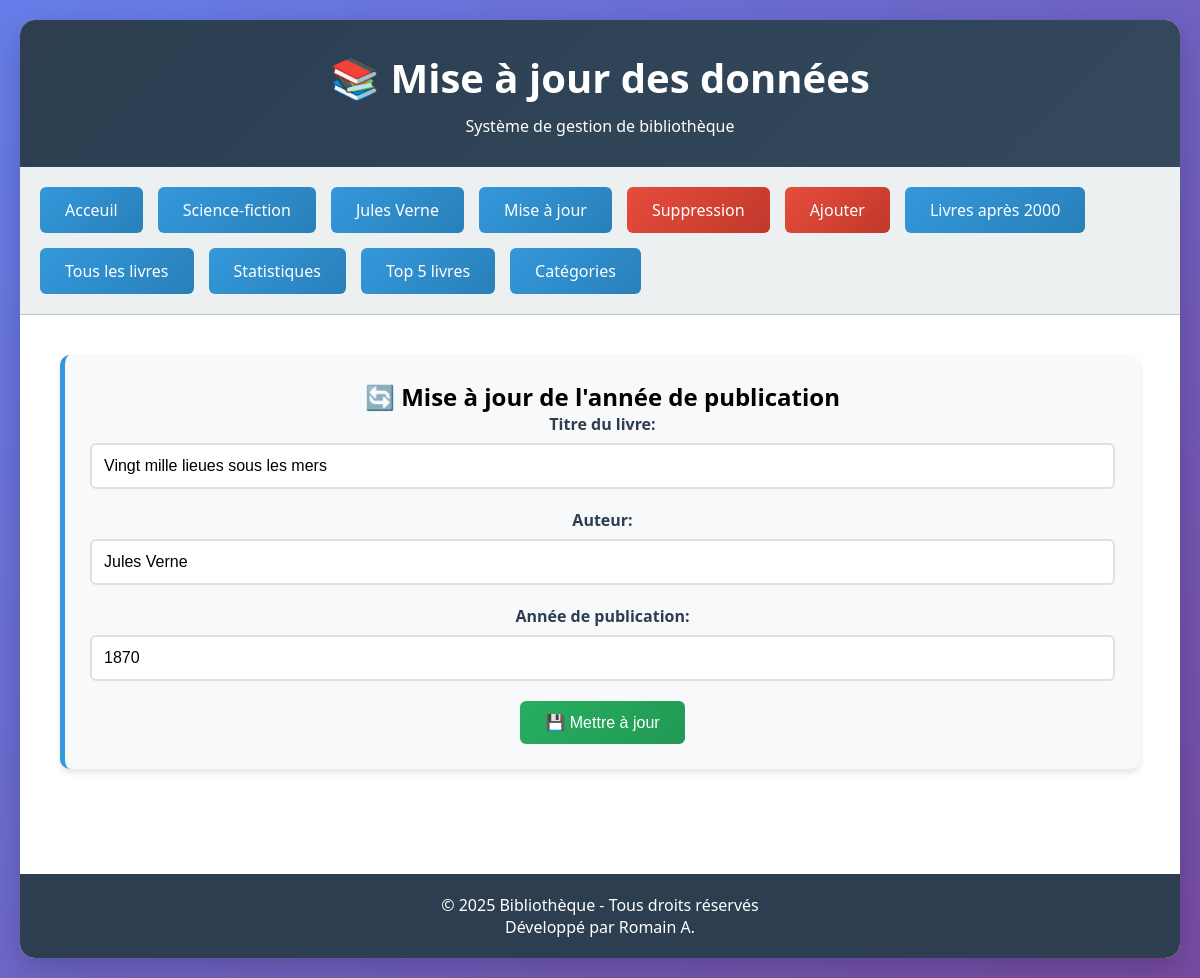
Page /update_livre.php on the earlier database version.
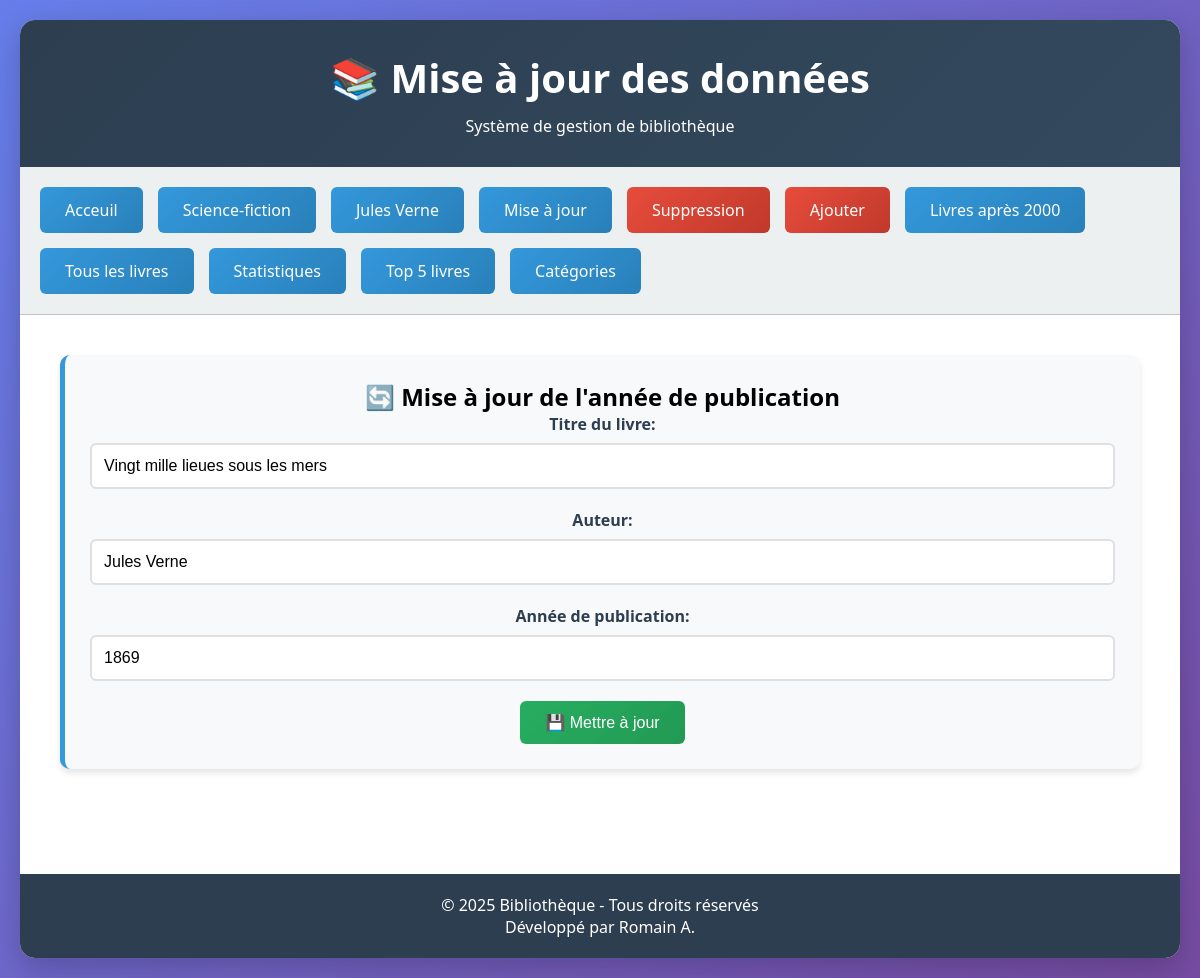
Same page on the later database version.
### tables this page shows
CREATE TABLE `livres` (
  `id` int(11) NOT NULL,
  `titre` varchar(255) NOT NULL,
  `auteur` varchar(255) NOT NULL,
  `annee_publication` int(11) DEFAULT NULL,
  `categorie` varchar(50) DEFAULT NULL,
  `image` varchar(50) DEFAULT NULL
);

### update_livre.php (the view, shortened to what this page needs)
<?php
require_once 'config.php';
$title = "Mise à jour des données";
echo getHeader($title);
echo getNavigation();
try {
    $conn = getConnection();
    $sql = "SELECT * FROM livres WHERE titre = 'Vingt mille lieues sous les mers'";
    $stmt = $conn->prepare($sql);
    $stmt->execute();
    $livre = $stmt->fetch(PDO::FETCH_ASSOC);
    echo '<div class="content">';
    echo '<div class="card">';
    echo '<h2>🔄 Mise à jour de l\'année de publication</h2>';
    if ($livre) {
        echo '<form method="POST">';
        echo '<div class="form-group">';
        echo '<label>Titre du livre:</label>';
        echo '<input type="text" value="' . htmlspecialchars($livre['titre']) . '" readonly>';
        echo '</div>';
        echo '<div class="form-group">';
        echo '<label>Auteur:</label>';
        echo '<input type="text" value="' . htmlspecialchars($livre['auteur']) . '" readonly>';
        echo '</div>';
        echo '<div class="form-group">';
        echo '<label for="annee_publication">Année de publication:</label>';
        echo '<input type="number" name="annee_publication" value="' . htmlspecialchars($livre['annee_publication']) . '" required min="1000" max="' . date('Y') . '">';
        echo '</div>';
        echo '<button type="submit" name="update" class="btn btn-success">💾 Mettre à jour</button>';
        echo '</form>';
    } else {
        echo '<div class="alert alert-danger">Livre non trouvé.</div>';
    }
    echo '</div>';
    echo '</div>';
} catch(PDOException $e) {
    echo '<div class="content">';
    echo '<div class="alert alert-danger">Erreur: ' . $e->getMessage() . '</div>';
    echo '</div>';
}
echo getFooter();
?>

Differences in the rows shown:
changed livres "Vingt mille lieues sous les mers": annee_publication "1870" → "1869"
